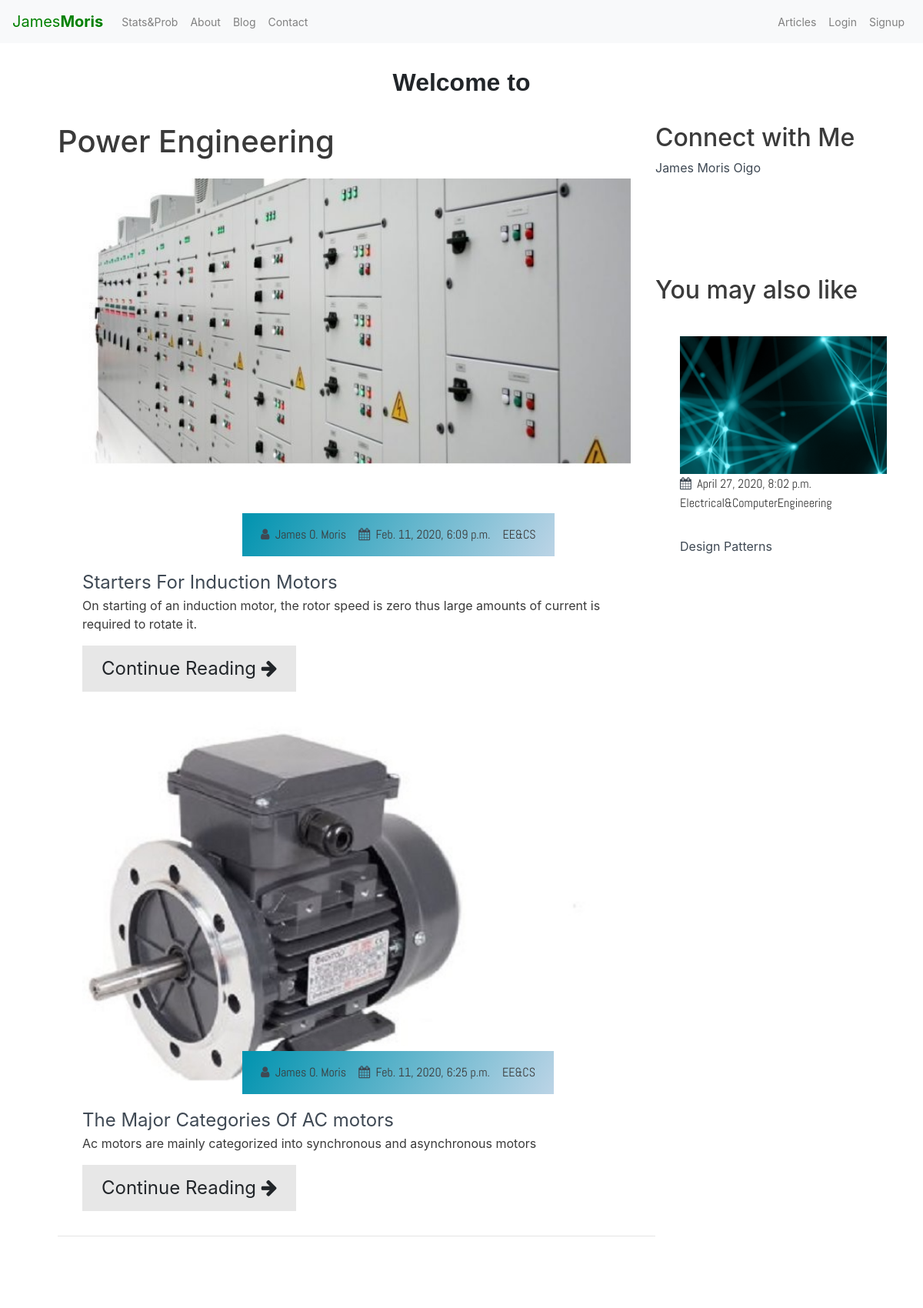
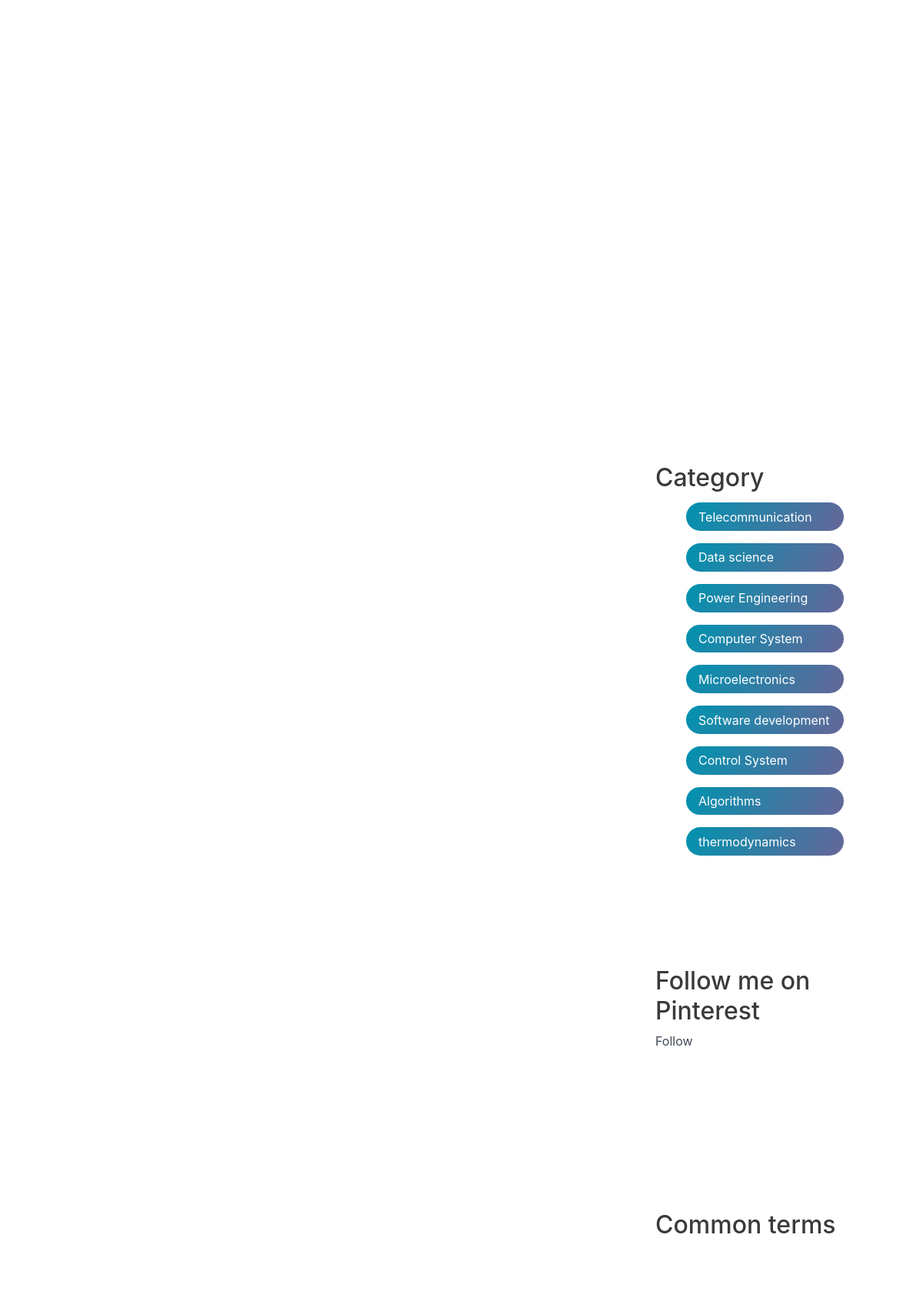
Screenshot of /blogcategory/power-engineering (upper part) with the database file from the repository (2 pictures, top to bottom).
### blog/models.py (models this page shows, shortened)
class Category(models.Model):
	name = models.CharField(max_length=50)
	def __str__(self):
	    return self.name

class Post(models.Model):
	title = models.CharField(max_length=50)
	content = CKEditor5Field('Your Article', config_name='extends')
	excerpt = models.CharField(max_length = 200)
	img = models.ImageField(upload_to='pics')
	category = models.CharField(max_length=50)
	date_posted = models.DateTimeField(default=timezone.now)
	def get_absolute_url(self):
		return reverse('post-detail', kwargs={'pk': self.pk})

### blog/views.py (the view)
# urls.py: path('blogcategory/<str:cat>', BlogCategoryView,name='blogcategory'),
def BlogCategoryView(request,cat):
    paginate_by = 5
    cat_menu = Category.objects.all()
    category_posts = Post.objects.filter(category=cat.replace('_',' '))
    ordering = ['date_posted']
    return render(request,'blog/blogcategories.html',{'cat':cat.replace('-',' ').title(),'category_posts':category_posts,'cat_menu':cat_menu})

### blog/templatetags/blog_tags.py (called while the page is built)
@register.inclusion_tag('blog/snippets/random_posts.html')
def random_posts():
	random_posts = Post.objects.all().order_by('?')[:5]
	return {'random_posts':random_posts}

### blog/templates/blog/blogcategories.html (shortened to what this page needs)
{% extends "blog/blogbase.html" %}
{% block content %}
{% if category_posts %}
    <h1> {{cat}}</h1>
{% for post in category_posts %}
<div class="post-content" data-aos="zoom-in" data-aos-delay="200">
    <div class="post-image">
        <div>
            <img src="{{ post.img.url }}" class="img" alt="">
        </div>
        <div class="post-info flex-row">
            <span><i class="fa fa-user text-gray"></i>&nbsp;&nbsp;James O. Moris</span>
            <span><i class="fa fa-calendar text-gray"></i>&nbsp;&nbsp;{{ post.date_posted }}</span>
            <span>EE&CS</span>
        </div>
    </div>
    <div class="post-title">
        <a href="{% url 'post-detail' post.id %}">{{ post.title }}</a>
        <p>{{post.excerpt}}
        </p>
        <a class="btn post-btn" href="{% url 'post-detail' post.id %}" >Continue Reading <i class="fa fa-arrow-right"></i></a>
    </div>
</div>
{% endfor %}
<hr>
<br>
<br>
{% else %}
<h1> The page was not found!</h1>
{% endif %}
{% endblock content %}

### blog/templates/blog/blogbase.html (shortened to what this page needs)
{% load blog_tags %}
{% load static %}
{% static "blog/assets/Blog-post" as baseUrl %}
<!DOCTYPE html>
<html lang="en">
<head>
  <link rel="stylesheet" href="https://maxcdn.bootstrapcdn.com/bootstrap/4.5.0/css/bootstrap.min.css">
  <link rel="stylesheet" href="https://cdnjs.cloudflare.com/ajax/libs/font-awesome/4.7.0/css/font-awesome.min.css">
  <link rel="stylesheet" href="https://use.fontawesome.com/releases/v5.2.0/css/brands.css">
  <link href="https://unpkg.com/aos@2.3.1/dist/aos.css" rel="stylesheet">
  <link rel="stylesheet" href="{% static 'blog/css/BlogStyle.css' %}">
</head>
<body>
<nav class="navbar navbar-expand-md bg-light navbar-dark">
  <a class="navbar-brand" href="{% url 'blog-index' %}" style="color:green" >James<b>Moris</b></a>
  <div class="collapse navbar-collapse" id="collapsibleNavbar" style="font-size:14px">
    <ul class="navbar-nav mr-auto">
      <li class="nav-item">
        <a class="nav-link" href="{% url 'stats-prob' %}" style="color:grey">Stats&Prob</a>
      </li>
      <li class="nav-item">
        <a class="nav-link" href="{% url 'blog-about' %}" style="color:grey">About</a>
      </li>
      <li class="nav-item">
        <a class="nav-link" href="{% url 'blog-blog' %}" style="color:grey">Blog</a>
      </li>
      <li class="nav-item">
        <a class="nav-link" href="{% url 'blog-contact' %}" style="color:grey">Contact</a>
      </li>
    </ul>
    <ul class="navbar-nav">
      <a class="nav-item nav-link" href="{% url 'blog-articles' %}" style="color:grey">Articles</a>
      {% if user.is_authenticated %}
      <a class="nav-item nav-link" href="{% url 'article-create' %}" style="color:grey">Create Article</a>
      <a class="nav-item nav-link" href="{% url 'profile' %}" style="color:grey">Profile</a>
      <a class="nav-item nav-link" href="{% url 'logout' %}" style="color:grey">Logout</a>
      {% else %}
      <a class="nav-item nav-link" href="{% url 'login' %}" style="color:grey">Login</a>
      <a class="nav-item nav-link" href="{% url 'register' %}" style="color:grey">Signup</a>
      {% endif %}
  </ul>
  </div>
</nav>
<br>
<div class="mybanner">
<div class="banner_body">
   <div class="mySlides">
    <h1 style="text-align:center"><small><b>Welcome to </b></small></h1>
  </div>
</div>
</div>
<br>
<main>
<section class="container">
            <div class="site-content">
                <div class="posts">
                    {% block content %}{% endblock content %}
                </div>
                <aside class="sidebar">
                   <div class="Linked-In Badge">
                        <h2>Connect with Me</h2>
                        <div class="LI-profile-badge" data-version="v1" data-size="medium" data-locale="en_US" data-type="horizontal" data-theme="dark" data-vanity="james-oigo"><a class="LI-simple-link" href="https://ke.linkedin.com/in/james-oigo?trk=profile-badge">James Moris Oigo</a></div>
                    </div>
                    <div class="popular-post">
                        <h2>You may also like</h2>
                        {% random_posts %}
                    <div class="category">
                        <h2>Category</h2>
                            {% if cat_menu %}
                            {% for item in cat_menu %}
                            <ul class="category-list">
                            <li class="list-items" data-aos="fade-left" data-aos-delay="100">
                                <a href="{% url 'blogcategory' item|slugify %}">{{ item }}</a>
                            </li>
                            </ul>
                            {% endfor %}
                            {% endif %}
                    </div>
                    <div class="pinterest Badge">
                        <h2>Follow me on Pinterest</h2>
                        <a href="https://www.pinterest.com/brianoigo785/" data-pin-do="buttonFollow">Follow</a>
                    </div>
                    <div class="popular-tags">
                        <h2>Common terms</h2>
                        <div class="tags flex-row">
                            <span class="tag" data-aos="flip-up" data-aos-delay="100">data</span>
                            <span class="tag" data-aos="flip-up" data-aos-delay="200">programming</span>
                            <span class="tag" data-aos="flip-up" data-aos-delay="300">science</span>
                            <span class="tag" data-aos="flip-up" data-aos-delay="400">cpu</span>
                            <span class="tag" data-aos="flip-up" data-aos-delay="500">systems</span>
                            <span class="tag" data-aos="flip-up" data-aos-delay="600">computer</span>
                        </div>
                    </div>
                </aside>
            </div>
        </section>
</main>
</body>
</html>

### blog/templates/blog/snippets/random_posts.html
    {% for post in random_posts %}
       <div class="post-content" data-aos="flip-up" data-aos-delay="200">
            <div class="post-image">
                <div>
                    <img src="{{ post.img.url }}" class="img" alt="">
                </div>
                <div>
                    <span><i class="fa fa-calendar text-gray"></i>&nbsp;&nbsp;{{ post.date_posted }}</span>
                    <span>Electrical&ComputerEngineering</span>
                </div>
            </div>
            <div class="post-title">
                <a href="{{ post.get_absolute_url }}">{{ post.title }}</a>
            </div>
        </div>
    {% endfor %}

### blog/static/blog/css/BlogStyle.css (style rules this page uses)
html, body, main { margin: 0%; box-sizing: border-box; overflow-x: hidden; }
.mybanner { box-sizing: border-box; }
.banner_body { font-family: Verdana, sans-serif; }
.mySlides { display: none; }
:root { --text-gray: #3f4954; --text-light : #686666da; --bg-color: #0f0f0f; --white: #ffffff; --midnight: #104f55; --sky: linear-gradient(120deg, #a1c4fd 0%, #c2e9fb 100%); --munsellbeau: linear-gradient(120deg, #0093AF 0%, #BCD4E6 100%); --greenbeau: linear-gradient(120deg, #0093AF 0%, #666699 100%); --Abel: 'Abel', cursive; --Anton: 'Anton', cursive; --Josefin : 'Josefin', cursive; --Lexend: 'Lexend', cursive; --Livvic : 'Livvic', cursive; }
a { text-decoration: none; color: var(--text-gray); }
.flex-row { display: flex; flex-direction: row; flex-wrap: wrap; }
ul { list-style-type: none; }
span { font-family: var(--Abel); }
.container { margin: 0 5vw; }
.text-gray { color: var(--text-gray); }
main { font-family: 13.68px -apple-system,BlinkMacSystemFont,Segoe UI,Roboto,Oxygen-Sans,Ubuntu,Cantarell,Helvetica Neue,sans-serif; color: #3A3A3A }
main .site-content { display: grid; grid-template-columns: 70% 30%; }
main .post-content { width: 100%; }
main .site-content .post-content > .post-image, .post-title { padding: 1rem 2rem; position: relative; }
main .site-content .post-content > .post-image .post-info { background: var(--munsellbeau); padding: 1rem; position: absolute; bottom: 0%; left: 20vw; }
main .site-content .post-content > .post-image > div { overflow: hidden; }
main .site-content .post-content > .post-image .img { width: 100%; transition: all 1s ease; }
main .site-content .post-content > .post-image .post-info span { margin: 0 .5rem; }
main .post-content .post-title a { font-size: 1.5rem; }
.site-content .post-content .post-title .post-btn { border-radius: 0; padding: .7rem 1.5rem; background: #e7e7e7; }
.site-content > .sidebar .category-list .list-items { background: var(--greenbeau); padding: .4rem 1rem; margin: .8rem 0; border-radius: 3rem; width: 70%; display: flex; justify-content: space-between; }
.site-content > .sidebar .category-list .list-items a { color: var(--white); }
.site-content .sidebar .popular-post .post-content { padding: 1rem 0; }
.site-content .sidebar .popular-post h2 { padding-top: 8rem; }
.site-content .sidebar .popular-post .post-title a { font-size: 1rem; }
.site-content .sidebar .popular-tags { padding: 5rem 0; }
.site-content .sidebar .popular-tags .tags .tag { background: var(--greenbeau); padding: .4rem 1rem; border-radius: 3rem; margin: .4rem .6rem; color: var(--white); }

### rows the page displays
Category: name "Power Engineering"
Post: img (picture), date_posted "Feb. 11, 2020, 6:09 p.m.", title "Starters For Induction Motors", excerpt "On starting of an induction motor, the rotor speed is zero thus large amounts of current is required to rotate it."
Post: img (picture), date_posted "Feb. 11, 2020, 6:25 p.m.", title "The Major Categories Of AC motors", excerpt "Ac motors are mainly categorized into synchronous and asynchronous motors"
Post: img (picture), date_posted "April 27, 2020, 8:02 p.m.", title "Design Patterns"
Post: img (picture)
Post: img (picture)
Post: img (picture)
Category: name "Telecommunication"
Category: name "Data science"
Category: name "Computer System"
Category: name "Microelectronics"
Category: name "Software development"
Category: name "Control System"
Category: name "Algorithms"
Category: name "thermodynamics"
